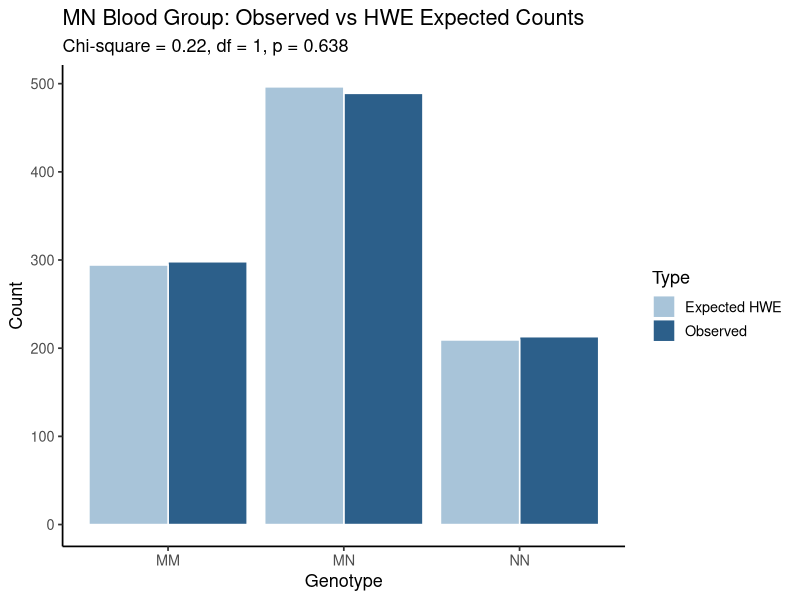

This figure's R source:
## ---- chunk 1
knitr::opts_chunk$set(echo = TRUE)
## ---- chunk 2
cat("
HWE conditions (violations drive evolution):

1. Random mating (no mate preference for genotype)
2. No mutation (alleles do not change)
3. No migration (alleles do not enter or leave)
4. No genetic drift (population is infinitely large)
5. No natural selection (all genotypes have equal fitness)

In real populations, at least one condition is usually violated.
Deviations from HWE are therefore evidence for evolutionary forces.
")
## ---- chunk 3
# Observed MN blood group data (co-dominant alleles — all three genotypes visible)
# MN blood group in a sample of 1000 people from a Pacific island population
n_MM <- 298    # Homozygous M
n_MN <- 489    # Heterozygous
n_NN <- 213    # Homozygous N
total <- n_MM + n_MN + n_NN

cat("Total individuals:", total, "\n\n")

# Step 1: Calculate observed genotype frequencies
freq_MM <- n_MM / total
freq_MN <- n_MN / total
freq_NN <- n_NN / total

cat("Observed genotype frequencies:\n")
cat("  MM:", round(freq_MM, 4), "\n")
cat("  MN:", round(freq_MN, 4), "\n")
cat("  NN:", round(freq_NN, 4), "\n\n")
## ---- chunk 4
# Step 2: Calculate allele frequencies from genotype counts
# Count M alleles: 2 per MM individual, 1 per MN individual
alleles_M <- 2 * n_MM + n_MN
alleles_N <- 2 * n_NN + n_MN
total_alleles <- 2 * total

p <- alleles_M / total_alleles   # frequency of M allele
q <- alleles_N / total_alleles   # frequency of N allele

cat("Allele frequencies:\n")
cat("  p (M allele):", round(p, 4), "\n")
cat("  q (N allele):", round(q, 4), "\n")
cat("  p + q =", round(p + q, 4), "(must equal 1)\n\n")
## ---- chunk 5
# Step 3: Calculate expected HWE frequencies
exp_MM <- p^2 * total
exp_MN <- 2 * p * q * total
exp_NN <- q^2 * total

cat("Expected counts under HWE:\n")
cat("  MM:", round(exp_MM, 1), "\n")
cat("  MN:", round(exp_MN, 1), "\n")
cat("  NN:", round(exp_NN, 1), "\n")
## ---- chunk 6
# Chi-square goodness of fit: observed vs HWE expected
# H₀: population is in Hardy-Weinberg equilibrium
# H₁: population departs from Hardy-Weinberg equilibrium

observed_geno  <- c(MM = n_MM, MN = n_MN, NN = n_NN)
expected_geno  <- c(MM = exp_MM, MN = exp_MN, NN = exp_NN)

# Manual chi-square calculation (instructive)
chi_sq <- sum((observed_geno - expected_geno)^2 / expected_geno)
cat("Chi-square statistic:", round(chi_sq, 4), "\n")

# Degrees of freedom for HWE test
# df = (number of genotypes - 1) - (number of independently estimated parameters)
# For biallelic locus: df = 3 - 1 - 1 = 1
df_hwe <- 1
p_value <- pchisq(chi_sq, df = df_hwe, lower.tail = FALSE)
cat("df:", df_hwe, "\n")
cat("p-value:", round(p_value, 4), "\n")
## ---- chunk 7
# Visualise observed vs expected
library(ggplot2)

hwe_df <- data.frame(
  Genotype = rep(c("MM", "MN", "NN"), 2),
  Count    = c(observed_geno, expected_geno),
  Type     = rep(c("Observed", "Expected HWE"), each = 3)
)
hwe_df$Genotype <- factor(hwe_df$Genotype, levels = c("MM", "MN", "NN"))

ggplot(hwe_df, aes(x = Genotype, y = Count, fill = Type)) +
  geom_col(position = "dodge", colour = "white") +
  scale_fill_manual(values = c("Observed" = "#2C5F8A", "Expected HWE" = "#A8C4D9")) +
  labs(title    = "MN Blood Group: Observed vs HWE Expected Counts",
       subtitle = paste0("Chi-square = ", round(chi_sq, 2),
                         ", df = 1, p = ", round(p_value, 3)),
       x = "Genotype", y = "Count") +
  theme_classic(base_size = 13)
## ---- chunk 8
# Sickle cell disease (HbS allele)
# Frequency of affected individuals (HbS/HbS) in a West African population: ~2%
# (This is an approximation of real epidemiological data)

q_squared <- 0.02           # frequency of aa (affected)
q_hbs <- sqrt(q_squared)   # frequency of HbS allele
p_hba <- 1 - q_hbs         # frequency of HbA allele

cat("Frequency of HbS allele (q):", round(q_hbs, 4), "\n")
cat("Frequency of HbA allele (p):", round(p_hba, 4), "\n\n")

# Carrier frequency (HbA/HbS heterozygotes)
carrier_freq <- 2 * p_hba * q_hbs
cat("Expected carrier frequency (2pq):", round(carrier_freq, 4), "\n")
cat("That is approximately 1 in every",
    round(1 / carrier_freq), "individuals.\n\n")

# Full genotype frequency predictions
cat("Predicted genotype frequencies:\n")
cat("  HbA/HbA (unaffected):", round(p_hba^2, 4), "\n")
cat("  HbA/HbS (carrier):   ", round(carrier_freq, 4), "\n")
cat("  HbS/HbS (affected):  ", round(q_hbs^2, 4), "\n")
## ---- chunk 9
# What does each type of departure mean biologically?

# Scenario: excess homozygotes (deficit of heterozygotes)
# Could indicate: inbreeding, population subdivision (Wahlund effect),
# genotyping errors, selection against heterozygotes

# Simulate inbreeding: inbreeding coefficient F
F_inbreeding <- 0.1   # F = 0 is random mating; F = 1 is complete selfing
p_sim <- 0.6
q_sim <- 1 - p_sim

cat("Under inbreeding (F =", F_inbreeding, "):\n")
cat("  Expected AA with inbreeding:", round(p_sim^2 + F_inbreeding * p_sim * q_sim, 4), "\n")
cat("  Expected Aa with inbreeding:", round(2 * p_sim * q_sim * (1 - F_inbreeding), 4), "\n")
cat("  Expected aa with inbreeding:", round(q_sim^2 + F_inbreeding * p_sim * q_sim, 4), "\n\n")
cat("Under HWE (F = 0):\n")
cat("  Expected AA:", round(p_sim^2, 4), "\n")
cat("  Expected Aa:", round(2 * p_sim * q_sim, 4), "\n")
cat("  Expected aa:", round(q_sim^2, 4), "\n")
## ---- chunk 10
cat("
Summary: Causes of HWE departure
----------------------------------
Excess homozygotes (deficit of heterozygotes):
   - Inbreeding / assortative mating
   - Population subdivision (Wahlund effect)
   - Selection against heterozygotes
   - Null alleles (genotyping error)

Excess heterozygotes (deficit of homozygotes):
   - Heterozygote advantage (balancing selection)
   - Recent admixture between populations

Either direction:
   - Genetic drift in small populations
   - Recent selection sweep
   - Population bottleneck
")
